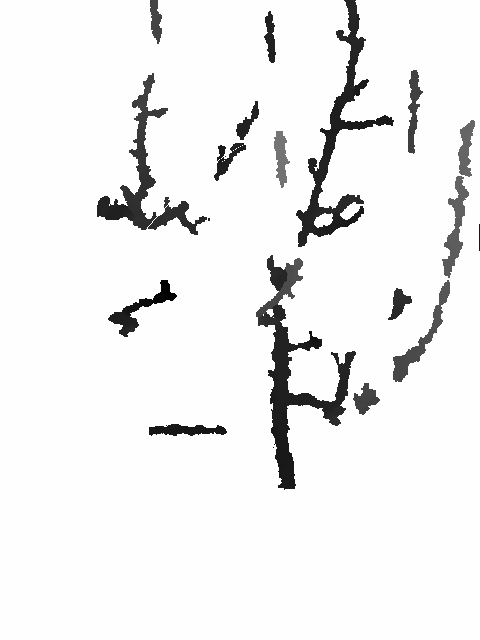
#> input picture miniBRANCH/tree_1_V_0001/Filtered__noGrass/depth/0.png, 480 x 640 px, found by its file name
$ jupyter execute rgrv_visualization.ipynb   (shell and % lines are left out)
#> lines starting #> are read from the running program, lines starting #| are printed output that depends on the picture; after the words box and inside, x2 and y2 are one past the last pixel; in counts of white or black regions, pixels touching at a corner belong together
### rgrv_project_helper_functions.py
import matplotlib

import numpy as np
import cv2
from torch.utils.data import Dataset
import torch
import matplotlib.pyplot as plt
from mpl_toolkits.mplot3d import Axes3D

def png_to_pointcloud(png_path, fx, fy, cx, cy, scale=1000.0, max_points=8192, z_max=0.2):
    # Load 16-bit PNG
#> called with fx = 525, fy = 525, cx = 319.5, cy = 239.5, scale = 1000, max_points = 8192, z_max = 0.2
    depth = cv2.imread(png_path, cv2.IMREAD_UNCHANGED).astype(np.float32)
#> depth: shape (640, 480) float32; min 0, max 254, mean 240
    depth = depth / scale

    h, w = depth.shape
#> h = 640; w = 480
    i, j = np.meshgrid(np.arange(w), np.arange(h))
    z = depth
    x = (i - cx) * z / fx
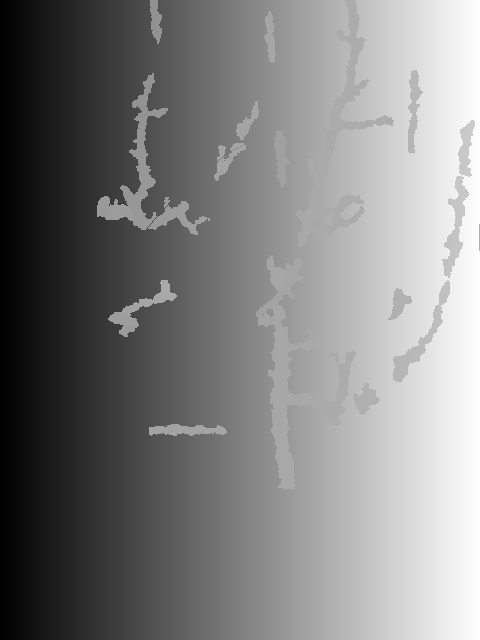
#> x: shape (640, 480) float64; min -0.155, max 0.0772, mean -0.0378; drawn with min black and max white
    y = (j - cy) * z / fy
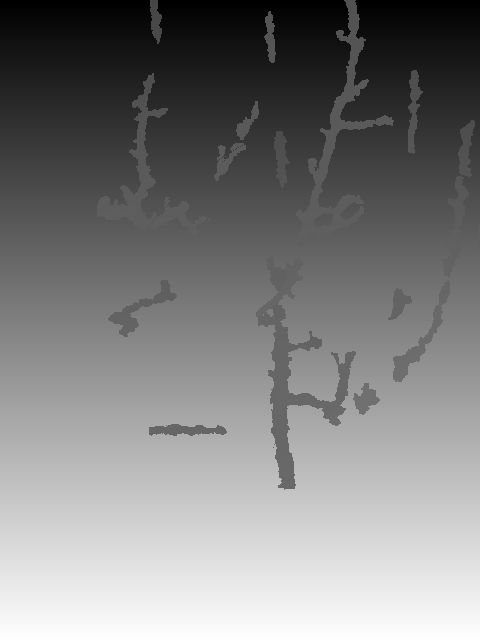
#> y: shape (640, 480) float64; min -0.116, max 0.193, mean 0.0385; drawn with min black and max white

    mask = (z > 0) & (z <= z_max)  # Filter both zero depth and high Z values
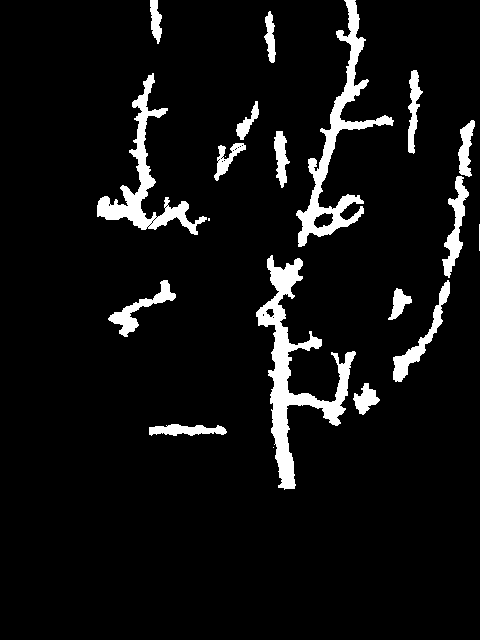
#> mask: shape (640, 480) bool; 6.8% white; 20 white regions (3 under 20 px), largest, box (x1, y1, x2, y2) and area: (256, 255, 356, 490) 5563, (296, 0, 394, 247) 4251, (97, 73, 207, 235) 3292
    points = np.stack((x[mask], y[mask], z[mask]), axis=-1)

    # Downsample if too many points
    if len(points) > max_points:
        indices = np.random.choice(len(points), max_points, replace=False)
#> indices = 8192 values, max 20841 at index 6932, min 7 at index 558, mean 10453
        points = points[indices]

    return points  # shape: [N, 3]


# [130 lines left out: functions apply_transformation, visualize_point_cloud_registration, visualize_dataset_pair, not called in this run]


class PNGPointCloudDataset(Dataset):
    # [7 lines left out: function __init__, not called in this run]

    def __len__(self):
        return len(self.png_paths) - 1  # so we can pair i and i+1

    # [13 lines left out: function __getitem__, not called in this run]

    def visualize_pair(self, idx, model=None, device='cpu'):
        """Convenience method to visualize a pair"""
        return visualize_dataset_pair(self, idx, model, device)

### rgrv_visualization.ipynb
[cell 1]
# Simple Z-value filtering to remove the plane
from mpl_toolkits.mplot3d import Axes3D
import matplotlib.pyplot as plt
import numpy as np
from rgrv_project_helper_functions import PNGPointCloudDataset, png_to_pointcloud


# Camera parameters
image_width = 640
image_height = 480
fx = fy = 525.0
cx = image_width / 2 - 0.5
cy = image_height / 2 - 0.5

# Load original point cloud
points_original = png_to_pointcloud('miniBRANCH\\tree_1_V_0001\\Filtered__noGrass\\depth\\0.png',
                                   fx=fx, fy=fy, cx=cx, cy=cy)

# Filter points with Z <= 0.2
z_threshold = 0.2
mask = points_original[:, 2] <= z_threshold
points_filtered = points_original[mask]

# Visualize comparison
fig = plt.figure(figsize=(15, 6))

# Original point cloud
ax1 = fig.add_subplot(121, projection='3d')
ax1.scatter(points_original[:, 0], points_original[:, 1], points_original[:, 2],
           s=0.5, c=points_original[:, 2], cmap='viridis', alpha=0.6)
ax1.set_title('Original Point Cloud')
ax1.set_xlabel('X')
ax1.set_ylabel('Y')
ax1.set_zlabel('Z')

# Filtered point cloud
ax2 = fig.add_subplot(122, projection='3d')
ax2.scatter(points_filtered[:, 0], points_filtered[:, 1], points_filtered[:, 2],
           s=0.5, c=points_filtered[:, 2], cmap='viridis', alpha=0.6)
ax2.set_title(f'Filtered Point Cloud (Z ≤ {z_threshold})')
ax2.set_xlabel('X')
ax2.set_ylabel('Y')
ax2.set_zlabel('Z')

plt.tight_layout()
plt.show()
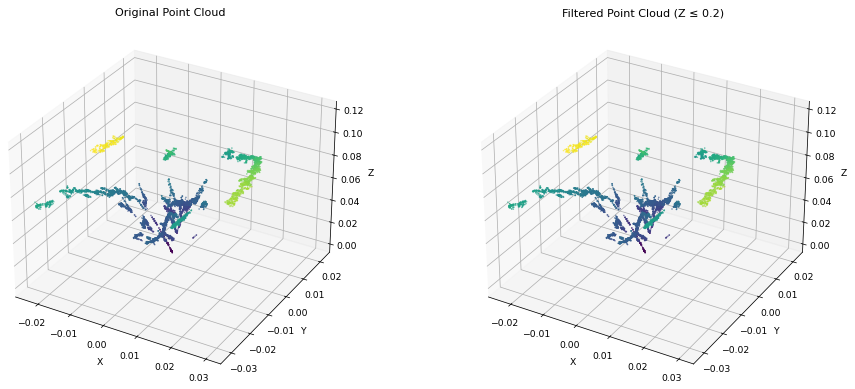
#> figure drawn by matplotlib, 2 panels

print(f"Original points: {len(points_original)}")
#| Original points: 8192
print(f"Filtered points: {len(points_filtered)}")
#| Filtered points: 8192
print(f"Removed: {len(points_original) - len(points_filtered)} points")
#| Removed: 0 points
print(f"Z range - Original: [{points_original[:, 2].min():.3f}, {points_original[:, 2].max():.3f}]")
#| Z range - Original: [0.001, 0.118]
print(f"Z range - Filtered: [{points_filtered[:, 2].min():.3f}, {points_filtered[:, 2].max():.3f}]")
#| Z range - Filtered: [0.001, 0.118]

[cell 2]
# Simple Z-value filtering to remove the plane
from mpl_toolkits.mplot3d import Axes3D
import matplotlib.pyplot as plt
import numpy as np
from rgrv_project_helper_functions import PNGPointCloudDataset, png_to_pointcloud


# Camera parameters
image_width = 640
image_height = 480
fx = fy = 525.0
cx = image_width / 2 - 0.5
cy = image_height / 2 - 0.5

# Load original point cloud
points_original = png_to_pointcloud('miniBRANCH\\tree_1_V_0001\\Filtered__noGrass\\depth\\0.png',
                                   fx=fx, fy=fy, cx=cx, cy=cy)

# Filter points with Z <= 0.2
z_threshold = 0.2
mask = points_original[:, 2] <= z_threshold
points_filtered = points_original[mask]

# Visualize comparison
fig = plt.figure(figsize=(15, 6))

# Original point cloud
ax1 = fig.add_subplot(121, projection='3d')
ax1.scatter(points_original[:, 0], points_original[:, 1], points_original[:, 2],
           s=0.5, c=points_original[:, 2], cmap='viridis', alpha=0.6)
ax1.set_title('Original Point Cloud')
ax1.set_xlabel('X')
ax1.set_ylabel('Y')
ax1.set_zlabel('Z')

# Filtered point cloud
ax2 = fig.add_subplot(122, projection='3d')
ax2.scatter(points_filtered[:, 0], points_filtered[:, 1], points_filtered[:, 2],
           s=0.5, c=points_filtered[:, 2], cmap='viridis', alpha=0.6)
ax2.set_title(f'Filtered Point Cloud (Z ≤ {z_threshold})')
ax2.set_xlabel('X')
ax2.set_ylabel('Y')
ax2.set_zlabel('Z')

plt.tight_layout()
plt.show()

print(f"Original points: {len(points_original)}")
#| Original points: 8192
print(f"Filtered points: {len(points_filtered)}")
#| Filtered points: 8192
print(f"Removed: {len(points_original) - len(points_filtered)} points")
#| Removed: 0 points
print(f"Z range - Original: [{points_original[:, 2].min():.3f}, {points_original[:, 2].max():.3f}]")
#| Z range - Original: [0.001, 0.118]
print(f"Z range - Filtered: [{points_filtered[:, 2].min():.3f}, {points_filtered[:, 2].max():.3f}]")
#| Z range - Filtered: [0.001, 0.118]

[cell 3]
# Simple Z-value filtering to remove the plane
from mpl_toolkits.mplot3d import Axes3D
import matplotlib.pyplot as plt
import numpy as np
from rgrv_project_helper_functions import PNGPointCloudDataset, png_to_pointcloud


# Camera parameters
image_width = 640
image_height = 480
fx = fy = 525.0
cx = image_width / 2 - 0.5
cy = image_height / 2 - 0.5

# Load original point cloud
points_original = png_to_pointcloud('miniBRANCH\\tree_1_V_0001\\Filtered__noGrass\\depth\\0.png',
                                   fx=fx, fy=fy, cx=cx, cy=cy)

# Filter points with Z <= 0.2
z_threshold = 0.2
mask = points_original[:, 2] <= z_threshold
points_filtered = points_original[mask]

# Visualize comparison
fig = plt.figure(figsize=(15, 6))

# Original point cloud
ax1 = fig.add_subplot(121, projection='3d')
ax1.scatter(points_original[:, 0], points_original[:, 1], points_original[:, 2],
           s=0.5, c=points_original[:, 2], cmap='viridis', alpha=0.6)
ax1.set_title('Original Point Cloud')
ax1.set_xlabel('X')
ax1.set_ylabel('Y')
ax1.set_zlabel('Z')

# Filtered point cloud
ax2 = fig.add_subplot(122, projection='3d')
ax2.scatter(points_filtered[:, 0], points_filtered[:, 1], points_filtered[:, 2],
           s=0.5, c=points_filtered[:, 2], cmap='viridis', alpha=0.6)
ax2.set_title(f'Filtered Point Cloud (Z ≤ {z_threshold})')
ax2.set_xlabel('X')
ax2.set_ylabel('Y')
ax2.set_zlabel('Z')

plt.tight_layout()
plt.show()

print(f"Original points: {len(points_original)}")
#| Original points: 8192
print(f"Filtered points: {len(points_filtered)}")
#| Filtered points: 8192
print(f"Removed: {len(points_original) - len(points_filtered)} points")
#| Removed: 0 points
print(f"Z range - Original: [{points_original[:, 2].min():.3f}, {points_original[:, 2].max():.3f}]")
#| Z range - Original: [0.001, 0.118]
print(f"Z range - Filtered: [{points_filtered[:, 2].min():.3f}, {points_filtered[:, 2].max():.3f}]")
#| Z range - Filtered: [0.001, 0.118]

[cell 4]
from mpl_toolkits.mplot3d import Axes3D
import matplotlib.pyplot as plt
import numpy as np
from rgrv_project_helper_functions import PNGPointCloudDataset, png_to_pointcloud


# Example for a 640x480 image
image_width = 640
image_height = 480

fx = fy = 525.0  # Typical value for depth cameras, in pixels
cx = image_width / 2 - 0.5
cy = image_height / 2 - 0.5

# Method 1: Use the png_to_pointcloud function directly
points = png_to_pointcloud('miniBRANCH\\tree_1_V_0001\\Filtered__noGrass\\depth\\0.png',
                          fx=fx, fy=fy, cx=cx, cy=cy)

fig = plt.figure(figsize=(8, 6))
ax = fig.add_subplot(111, projection='3d')
ax.scatter(points[:, 0], points[:, 1], points[:, 2], s=0.5, c=points[:, 2], cmap='viridis')
ax.set_xlabel('X')
ax.set_ylabel('Y')
ax.set_zlabel('Z')
plt.title('3D Point Cloud from Single Image')
plt.show()
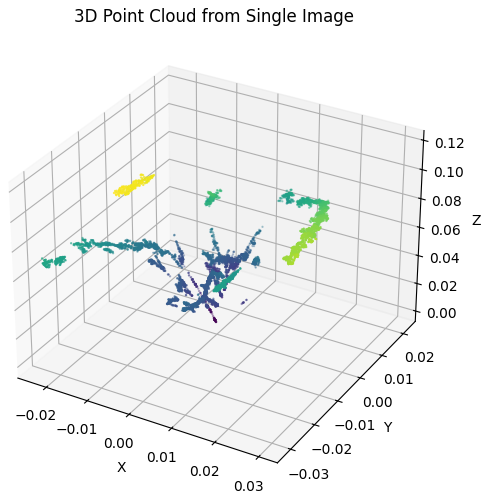
#> figure drawn by matplotlib, 1 panel

print(f"Point cloud shape: {points.shape}")
#| Point cloud shape: (8192, 3)
print(f"Number of points: {len(points)}")
#| Number of points: 8192

[cell 5]
import cv2
import numpy as np

import matplotlib.pyplot as plt

# Load image
img = cv2.imread('miniBRANCH\\tree_1_V_0001\\Filtered__noGrass\\depth\\0.png', cv2.IMREAD_UNCHANGED)  # Preserves depth
#> img is the input picture: shape (640, 480); min 0, max 254, mean 240

print(f"Shape: {img.shape}")
#| Shape: (640, 480)
print(f"Data type: {img.dtype}")
#| Data type: uint8
print(f"Min: {img.min()}, Max: {img.max()}")
#| Min: 0, Max: 254

# Show image
plt.imshow(img, cmap='gray')
plt.colorbar()
plt.title('Depth Image')
plt.show()
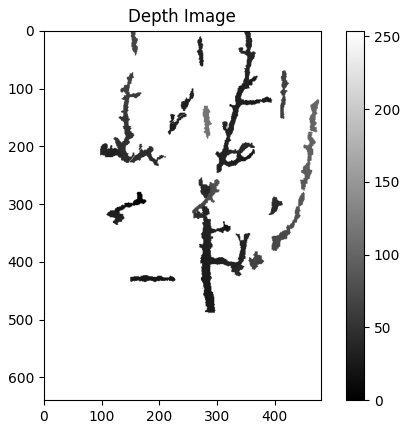
#> figure drawn by matplotlib, 2 panels

$ run again, with miniBRANCH/tree_1_V_0001/Filtered__noGrass/depth/1.png copied over miniBRANCH/tree_1_V_0001/Filtered__noGrass/depth/0.png
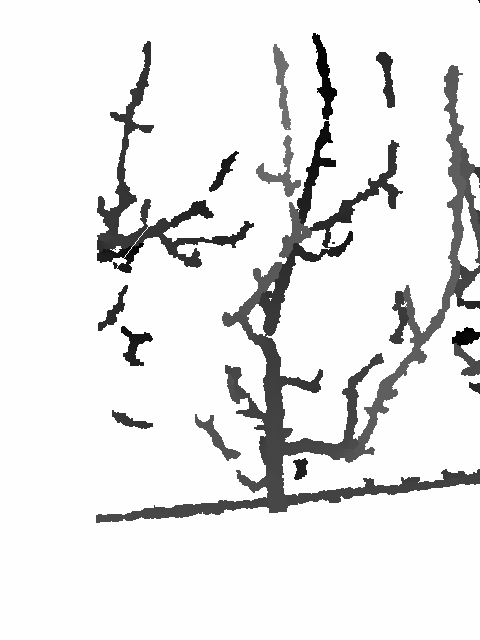
#> input picture miniBRANCH/tree_1_V_0001/Filtered__noGrass/depth/1.png, 480 x 640 px, found by its file name
#> in png_to_pointcloud, `mask = (z > 0) & (z <= z_max)`:
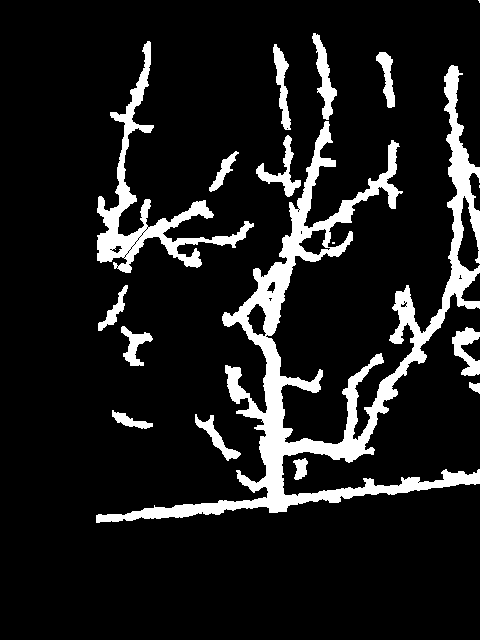
#> mask: shape (640, 480) bool; 11.4% white; 17 white regions (3 under 20 px), largest, box (x1, y1, x2, y2) and area: (96, 65, 480, 523) 23612, (97, 41, 254, 273) 5513, (312, 33, 337, 120) 844
#> indices = 8192 values, max 35119 at index 581, min 4 at index 3637, mean 17657.1
#| Original points: 8192
#| Filtered points: 8192
#| Removed: 0 points
#| Z range - Original: [0.001, 0.113]
#| Z range - Filtered: [0.001, 0.113]
#| Original points: 8192
#| Filtered points: 8192
#| Removed: 0 points
#| Z range - Original: [0.002, 0.113]
#| Z range - Filtered: [0.002, 0.113]
#| Original points: 8192
#| Filtered points: 8192
#| Removed: 0 points
#| Z range - Original: [0.002, 0.113]
#| Z range - Filtered: [0.002, 0.113]
#| Point cloud shape: (8192, 3)
#| Number of points: 8192
#> img is the input picture: shape (640, 480); min 0, max 254, mean 232.1
#| Shape: (640, 480)
#| Data type: uint8
#| Min: 0, Max: 254
#> `plt.show()`:
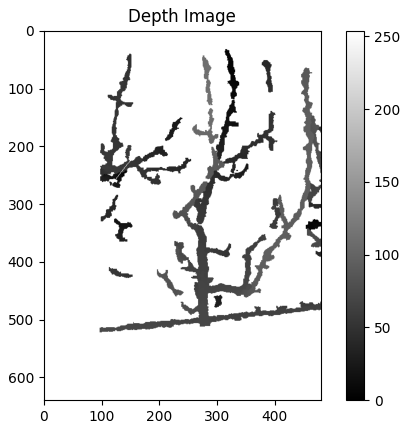
#> figure drawn by matplotlib, 2 panels

$ run again, with miniBRANCH/tree_1_V_0001/Filtered__noGrass/depth/2.png copied over miniBRANCH/tree_1_V_0001/Filtered__noGrass/depth/0.png
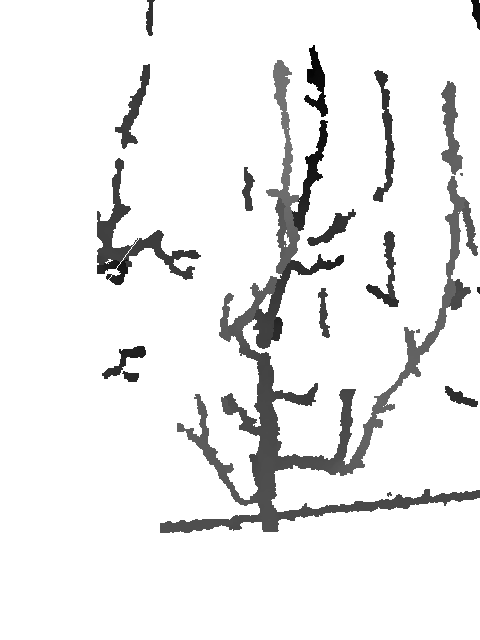
#> input picture miniBRANCH/tree_1_V_0001/Filtered__noGrass/depth/2.png, 480 x 640 px, found by its file name
#> in png_to_pointcloud, `mask = (z > 0) & (z <= z_max)`:
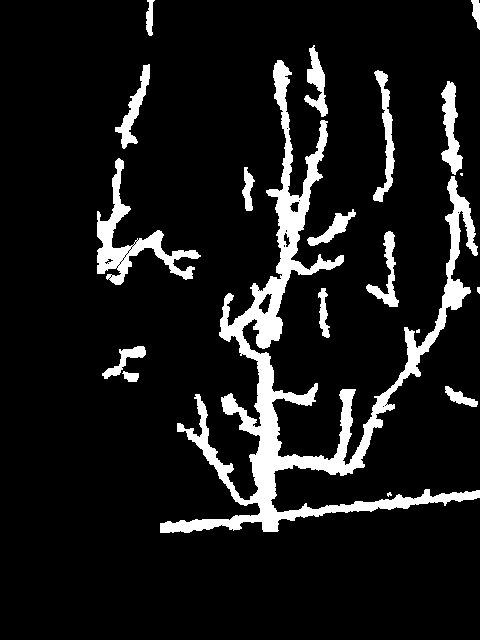
#> mask: shape (640, 480) bool; 10% white; 19 white regions (4 under 20 px), largest, box (x1, y1, x2, y2) and area: (160, 60, 480, 533) 20927, (97, 158, 201, 285) 2936, (441, 81, 463, 175) 1055
#> indices = 8192 values, max 30841 at index 1209, min 4 at index 3761, mean 15509.2
#| Original points: 8192
#| Filtered points: 8192
#| Removed: 0 points
#| Z range - Original: [0.001, 0.116]
#| Z range - Filtered: [0.001, 0.116]
#| Original points: 8192
#| Filtered points: 8192
#| Removed: 0 points
#| Z range - Original: [0.001, 0.116]
#| Z range - Filtered: [0.001, 0.116]
#| Original points: 8192
#| Filtered points: 8192
#| Removed: 0 points
#| Z range - Original: [0.001, 0.116]
#| Z range - Filtered: [0.001, 0.116]
#| Point cloud shape: (8192, 3)
#| Number of points: 8192
#> img is the input picture: shape (640, 480); min 0, max 255, mean 236.6
#| Shape: (640, 480)
#| Data type: uint8
#| Min: 0, Max: 255
#> `plt.show()`:
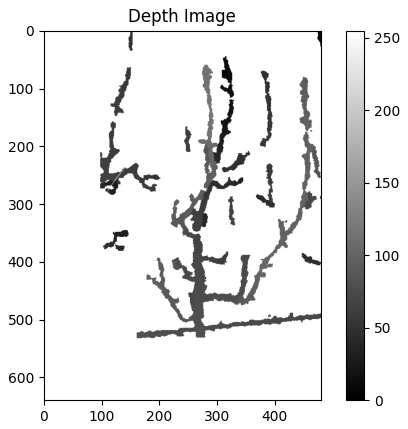
#> figure drawn by matplotlib, 2 panels

$ run again, with miniBRANCH/tree_1_V_0001/Filtered__noGrass/depth/3.png copied over miniBRANCH/tree_1_V_0001/Filtered__noGrass/depth/0.png
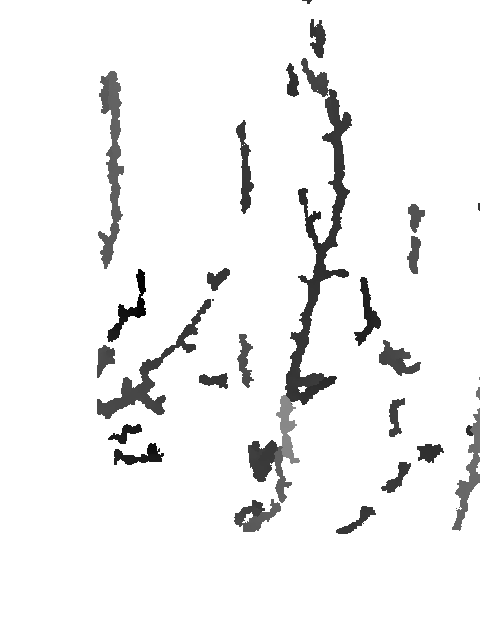
#> input picture miniBRANCH/tree_1_V_0001/Filtered__noGrass/depth/3.png, 480 x 640 px, found by its file name
#> in png_to_pointcloud, `mask = (z > 0) & (z <= z_max)`:
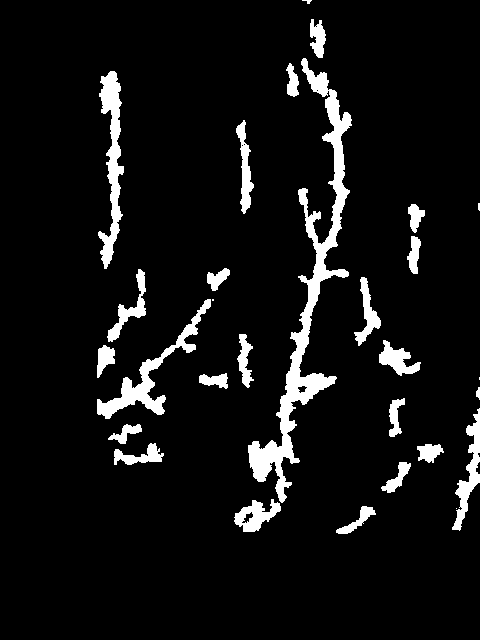
#> mask: shape (640, 480) bool; 7% white; 29 white regions (4 under 20 px), largest, box (x1, y1, x2, y2) and area: (248, 58, 352, 503) 7428, (98, 71, 124, 269) 2219, (97, 299, 211, 419) 2176
#> indices = 8192 values, max 21568 at index 7937, min 1 at index 5268, mean 10826.7
#| Original points: 8192
#| Filtered points: 8192
#| Removed: 0 points
#| Z range - Original: [0.001, 0.138]
#| Z range - Filtered: [0.001, 0.138]
#| Original points: 8192
#| Filtered points: 8192
#| Removed: 0 points
#| Z range - Original: [0.001, 0.138]
#| Z range - Filtered: [0.001, 0.138]
#| Original points: 8192
#| Filtered points: 8192
#| Removed: 0 points
#| Z range - Original: [0.001, 0.138]
#| Z range - Filtered: [0.001, 0.138]
#| Point cloud shape: (8192, 3)
#| Number of points: 8192
#> img is the input picture: shape (640, 480); min 0, max 255, mean 241.7
#| Shape: (640, 480)
#| Data type: uint8
#| Min: 0, Max: 255
#> `plt.show()`:
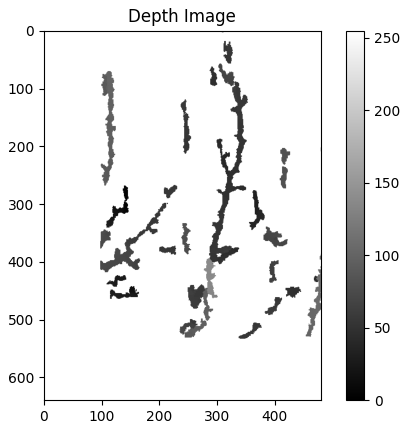
#> figure drawn by matplotlib, 2 panels
